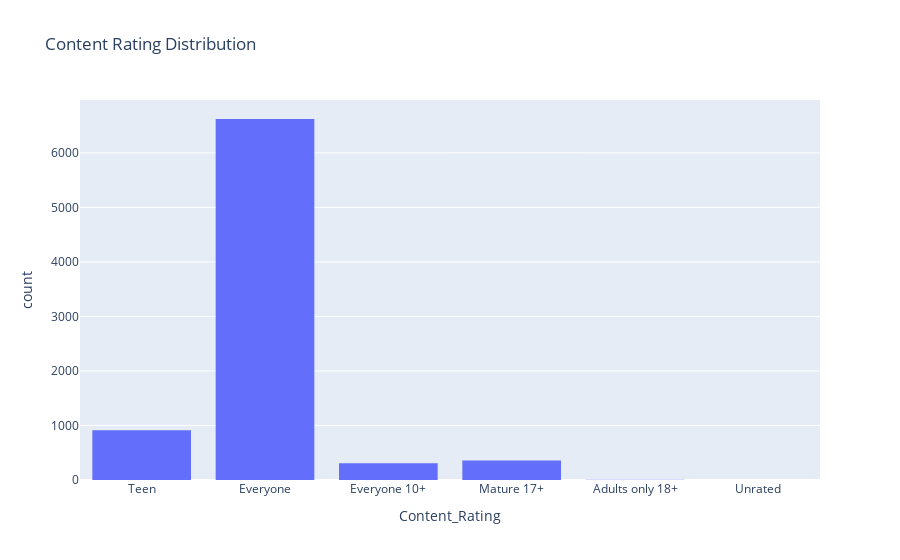

This figure's notebook cell:
### Code cell
fig = px.histogram(df_apps_cleaned, x='Content_Rating', title='Content Rating Distribution')
fig.show()

### Figure 1 — Plotly figure (JSON) as saved in the notebook; plotly's stock layout.template omitted (floating-point values rounded to 4 significant figures; data arrays with more than 128 entries replaced by an {"elided": "..."} marker saying what was removed)
{"data": [{"bingroup": "x", "hovertemplate": "Content_Rating=%{x}<br>count=%{y}<extra></extra>", "legendgroup": "", "marker": {"color": "#636efa", "pattern": {"shape": ""}}, "name": "", "orientation": "v", "showlegend": false, "type": "histogram", "x": {"elided": "8199 str values"}, "xaxis": "x", "yaxis": "y"}], "layout": {"barmode": "relative", "legend": {"tracegroupgap": 0}, "title": {"text": "Content Rating Distribution"}, "xaxis": {"anchor": "y", "domain": [0, 1], "title": {"text": "Content_Rating"}}, "yaxis": {"anchor": "x", "domain": [0, 1], "title": {"text": "count"}}}}
